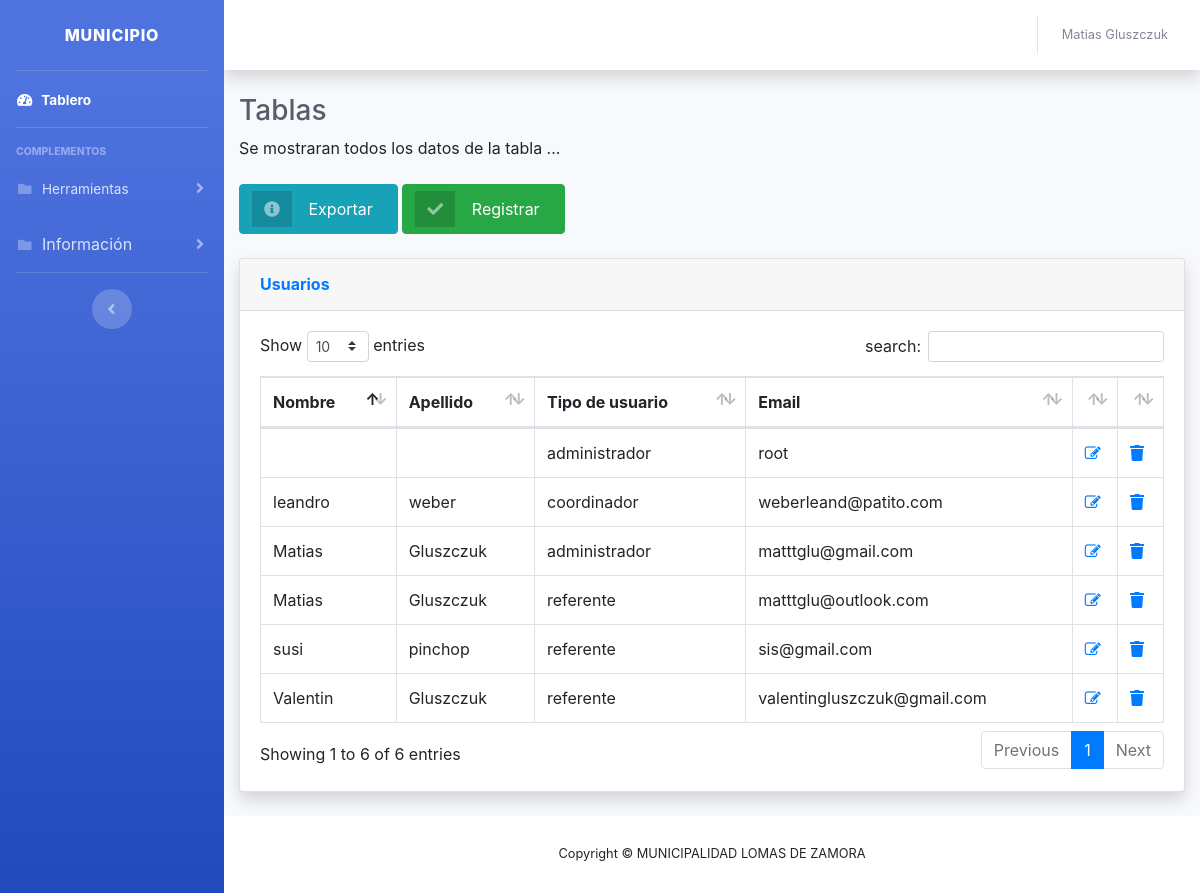
The app's page /administrador/tabla-usuarios.php (signed in), older data.
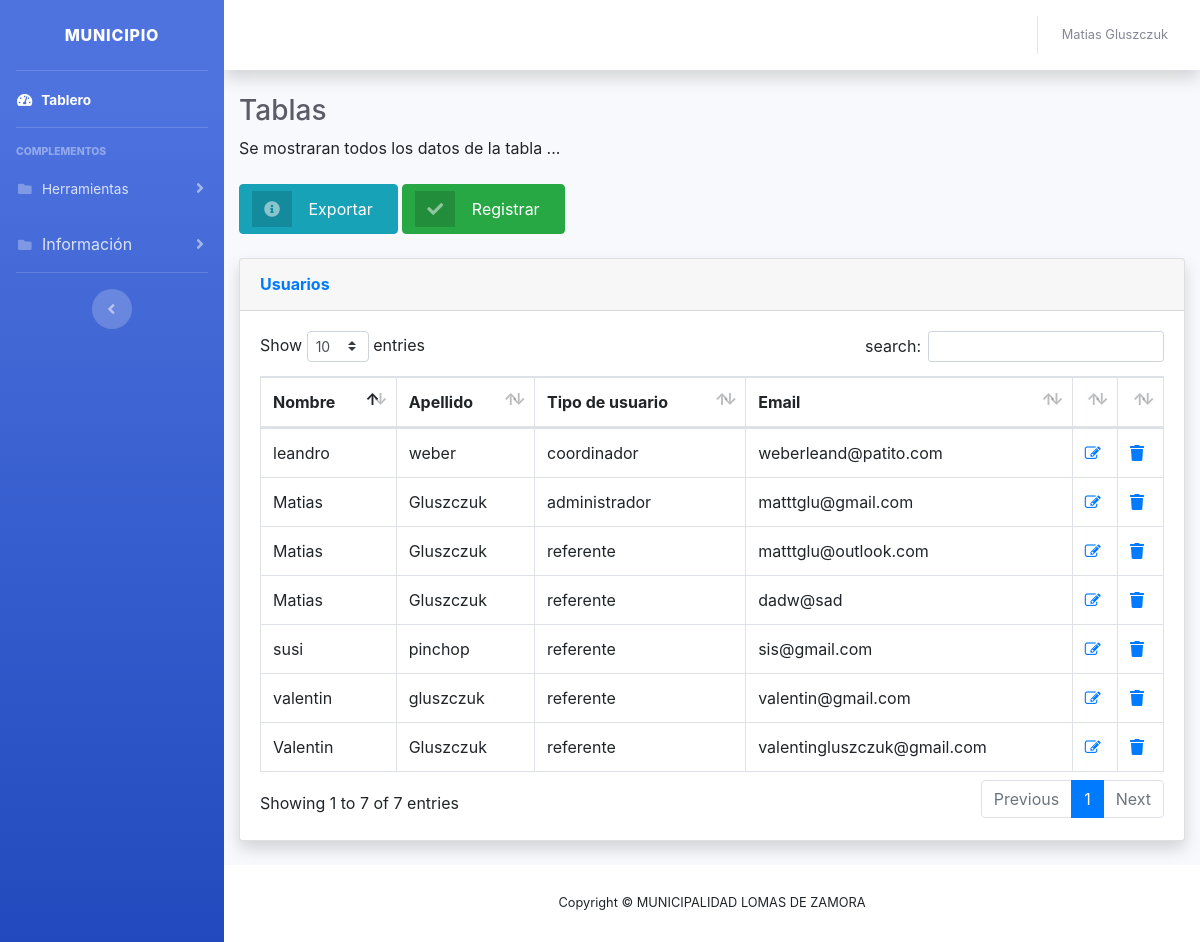
The same page, newer data.
### tables this page shows
CREATE TABLE `usuarios` (
  `idusuario` int(40) NOT NULL,
  `nombre` varchar(40) NOT NULL,
  `apellido` varchar(40) NOT NULL,
  `idtipousuario` int(40) NOT NULL,
  `email` varchar(40) NOT NULL,
  `password` text NOT NULL,
  `fechabaja` date NOT NULL
);

CREATE TABLE `tiposdeusuarios` (
  `idtipousuario` int(40) NOT NULL,
  `descripcion` varchar(40) NOT NULL,
  `rol` varchar(50) NOT NULL
);

CREATE TABLE `referentes` (
  `idusuario` int(11) NOT NULL,
  `nombre` varchar(40) NOT NULL,
  `apellido` varchar(40) NOT NULL,
  `idtipousuario` int(11) NOT NULL,
  `email` varchar(40) NOT NULL,
  `password` text NOT NULL,
  `fechabaja` date NOT NULL,
  `idcoordinador` int(11) NOT NULL
);

### administrador/tabla-usuarios.php (the view, shortened to what the changed rows need)
<!DOCTYPE html>
<html lang="en">
<head>
  <link href="vendor/fontawesome-free/css/all.min.css" rel="stylesheet" type="text/css">
  <link href="css/sb-admin-2.min.css" rel="stylesheet">
  <link href="vendor/datatables/dataTables.bootstrap4.min.css" rel="stylesheet">
<link rel="stylesheet" href="https://cdnjs.cloudflare.com/ajax/libs/font-awesome/4.7.0/css/font-awesome.min.css">
<link rel="stylesheet" href="https://stackpath.bootstrapcdn.com/bootstrap/4.3.1/css/bootstrap.min.css">
</head>
<body id="page-top">
  <div id="wrapper">
    <div id="content-wrapper" class="d-flex flex-column">
      <div id="content">
        <div class="container-fluid">
          <h1 class="h3 mb-2 text-gray-800">Tablas</h1>
          <br>
          <br>
          <div class="card shadow mb-4">
            <div class="card-body">
              <div class="table-responsive">
                <table class="table table-bordered" id="dataTable" width="100%" cellspacing="0">
                  <thead>
                    <tr>
                      <th>Nombre</th>
                      <th>Apellido</th>
                      <th>Tipo de usuario</th>
                      <th>Email</th>
                      <th width="5%"></th>
                      <th width="5%"></th>
                    </tr>
                  </thead>
            <?php
          require 'conexion.php';
            $sql = "SELECT * FROM usuarios inner join tiposdeusuarios on tiposdeusuarios.idtipousuario=usuarios.idtipousuario";
            $result = $conn->query($sql);
       while($row = $result->fetch_array(MYSQLI_ASSOC)) { ?>
         <tr>
             <td><?php echo $row['nombre'];?></td>
             <td><?php echo $row['apellido'];?></td>
             <td><?php echo $row['rol'];?></td>
             <td><?php echo $row['email'];?></td>
             <td><a href="modificar.php?idusuario=<?php echo $row['idusuario'];?>"><span class="fa fa-edit"></span></a></td>
             <td><a href="eliminar.php?idusuario=<?php echo $row['idusuario'];?>"><span class="fas fa-trash"></span></a></td>
           </tr>
<?php } ?>
<?php
  $sql2 = "SELECT * FROM referentes inner join tiposdeusuarios on tiposdeusuarios.idtipousuario=referentes.idtipousuario";
$result2 = $conn->query($sql2);
    while($row = $result2->fetch_array(MYSQLI_ASSOC)) { ?>
  <tr>
      <td><?php echo $row['nombre'];?></td>
      <td><?php echo $row['apellido'];?></td>
      <td><?php echo $row['rol'];?></td>
      <td><?php echo $row['email'];?></td>
      <td><a href="modificar.php?idusuario=<?php echo $row['idusuario'];?>"><span class="fa fa-edit"></span></a></td>
      <td><a href="eliminar.php?idusuario=<?php echo $row['idusuario'];?>"><span class="fas fa-trash"></span></a></td>
    </tr>
<?php } ?>
                </table>
              </div>
            </div>
          </div>
        </div>
      </div>
    </div>
  </div>
</body>
</html>

Row changes from the older to the newer data that the page shows:
changed usuarios: nombre (not shown) → "valentin"; apellido (not shown) → "gluszczuk"; idtipousuario.rol "administrador" → "referente"; email "root" → "valentin@gmail.com"
added referentes: nombre "Matias", apellido "Gluszczuk", idtipousuario.rol "referente", email "dadw@sad"
Text that changed along with them:
text written by a page script: "Show entries search: Showing 1 to 6 of 6 entries Previous 1 Next" → "Show entries search: Showing 1 to 7 of 7 entries Previous 1 Next"
